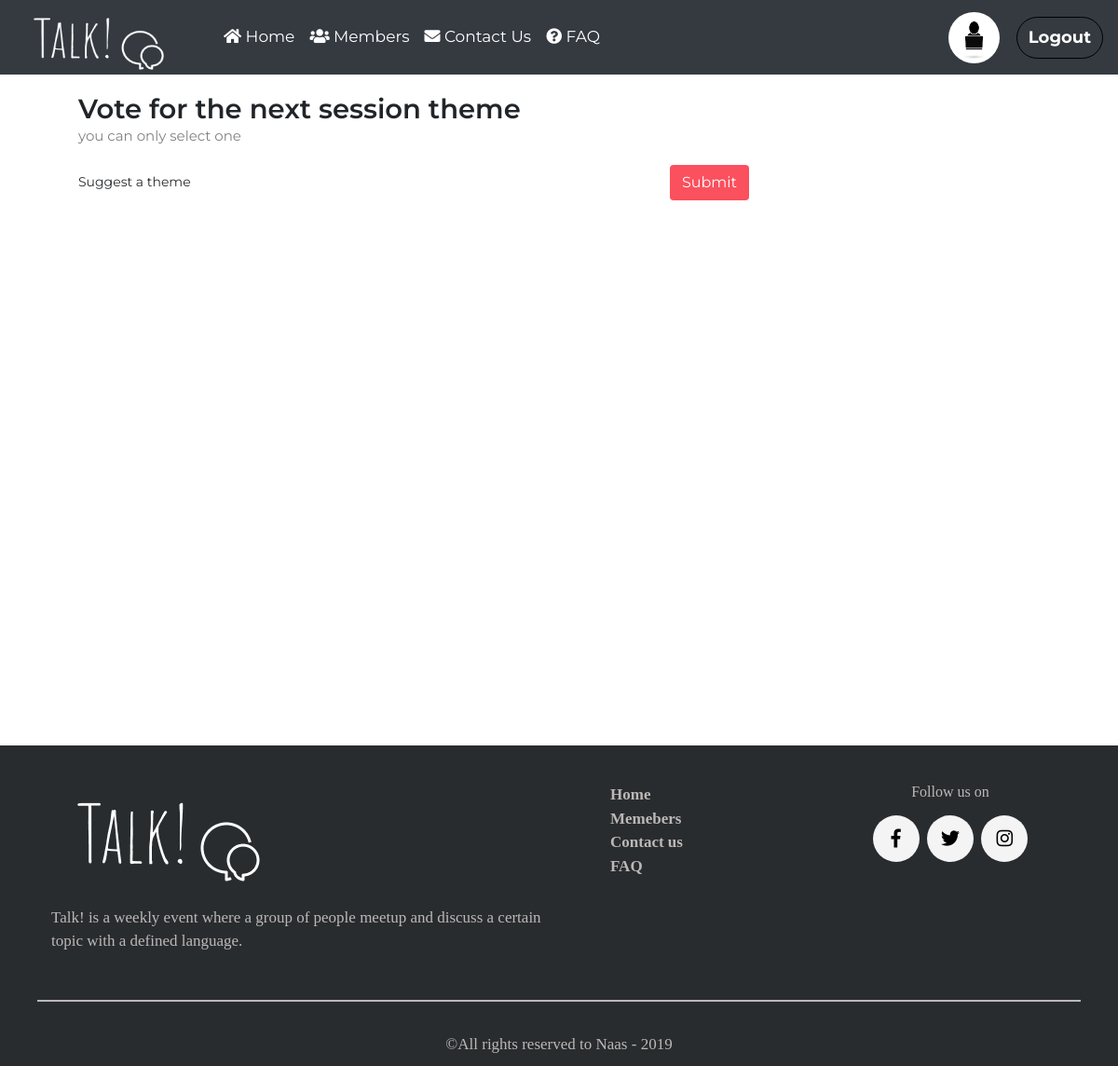
Before: /home (signed in) with the older database file.
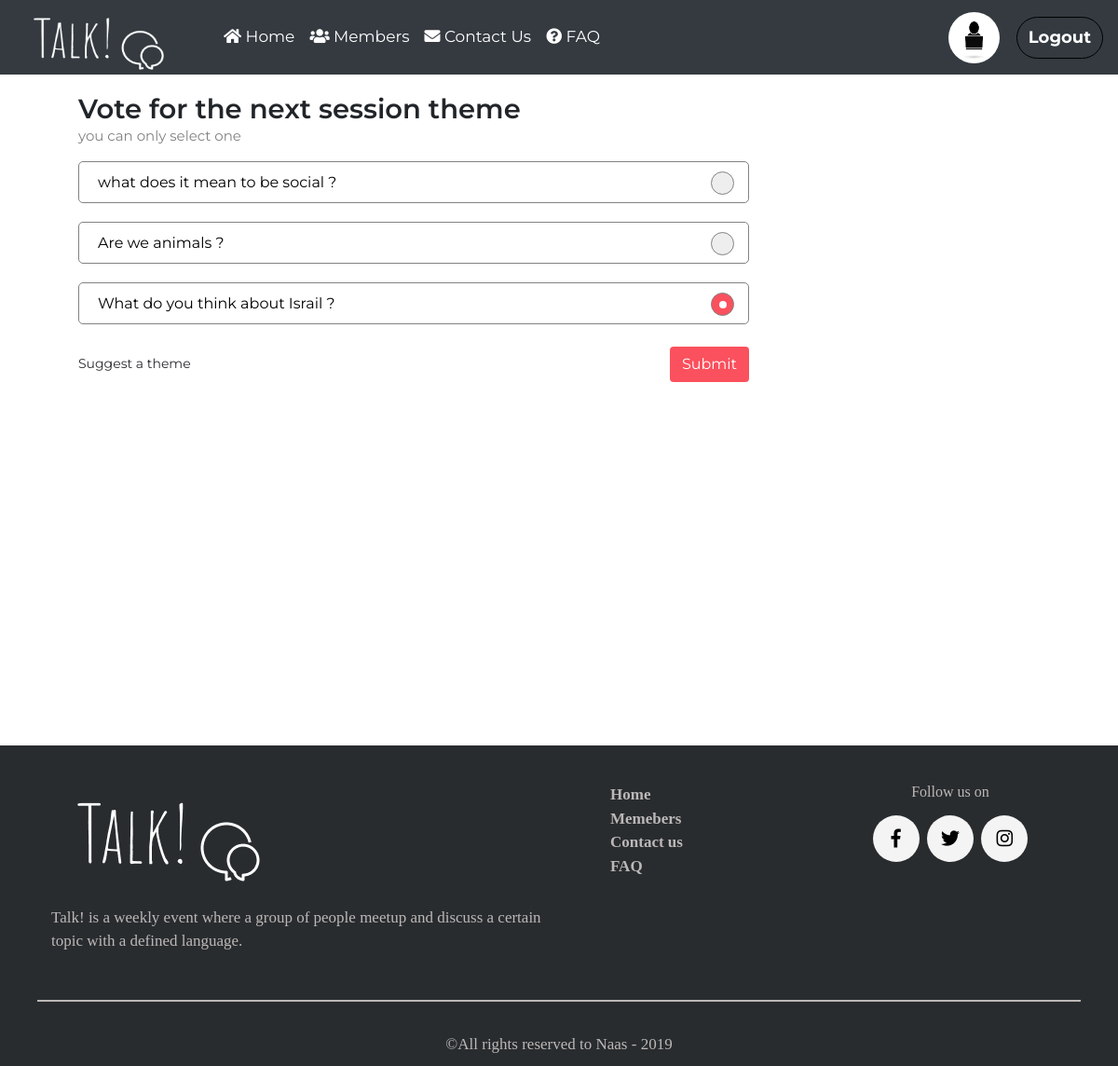
After: the same page with the newer database file.
### Main/models.py (models this page shows, shortened)
class Profile (models.Model):
    user = models.OneToOneField(User,on_delete=models.CASCADE,related_name="profile")
    image = models.ImageField(null=True,upload_to='profile_pics',default='profile_pics/man.png')
    birthday = models.DateField(null=True,default=datetime.date.today )
    bio = models.TextField(null=True)

class Theme(models.Model):
    context = models.TextField()

### Main/views.py (the view)
# urls.py: path('home',views.homeLogged,name='home'),
@login_required
def homeLogged(request):
    themes = Theme.objects.all()
    context = {
        'themes':themes
    }
    return render(request,'Main/home.html',context)

### Main/templates/Main/home.html (shortened to what this page needs)
<!DOCTYPE html>
{% load static %}
<html>
<head>
	<link rel="stylesheet" href={% static "css/bootstrap.min.css" %}>
		<link rel="stylesheet" href="{% static "css/animate.css" %}">
	<link rel="stylesheet" href={% static "css/main.css" %}>
	<link rel="stylesheet"
		href="https://use.fontawesome.com/releases/v5.5.0/css/all.css"
>
</head>
<body>
	<nav class="navbar navbar-expand-md navbar-dark bg-dark navbar-fixed-top navbar_profile">
  	<a class="navbar-brand" id="logo" href="/">
    	<img src={% static "images/Logo.png" %} width="160" height="70" class="d-inline-block align-top" alt="">
  	</a>
  <div class="collapse navbar-collapse" id="navbarNav">
    <ul class="navbar-nav ">
      <li class="nav-item active">
        <a class="nav-link" href="{% url 'home' %}"><i class="fas fa-home"></i>&nbsp;Home</a>
      </li>
      <li class="nav-item">
        <a class="nav-link" href="#"><i class="fa fa-users"></i>&nbsp;Members</a>
      </li>
      <li class="nav-item">
        <a class="nav-link" href="#"><i class="fas fa-envelope"></i>&nbsp;Contact Us</a>
			</li>
			<li class="nav-item">
        <a class="nav-link" href="#"><i class="fa fa-question-circle"></i>&nbsp;FAQ</a>
      </li>
    </ul>
    <ul class="navbar-nav ml-auto">
      <li class="nav-item active">
        <a class="nav-link" href="{% url 'profile' request.user.id %}"><img src="{{ user.profile.image.url }}" id="profile_pic"></a>
      </li>
      <li class="nav-item">
        <a class="nav-link" href="{% url 'logout' %} " id="Logout">Logout</a>
      </li>
  	</ul>
  </div>
</nav>
<form id="vote">
    <h1>Vote for the next session theme</h1>
    <p>you can only select one</p>
    <ul>
        {% for th in themes%}
        <li class="vote_choice activeV">
            <p>{{th.context}}</p>
            <label class="container-chk">
                <span class="checkmark"></span>
            </label>
        </li>
        {% endfor %}
        <li>
            <a href="{% url 'theme' %}">Suggest a theme</a>
            <input type="submit" class="btn" id="submit_vote" value="Submit">
        </li>
    </ul>
</form>
<footer>
    <div class="container">
        <div class="row">
            <div class="col-md-6">
                <a href="/">
                    <img src="{% static "images/Logo.png" %}" class="logo" />
                    <br>
                </a><br>
                <p>
                    Talk! is a weekly event where a group of people
                    meetup and discuss a certain topic with a defined language.
                </p>
                <br>
            </div>
            <div class="col-md-3">
                <ul>
                    <li><a href="#">Home</a></li>
                    <li><a href="#">Memebers</a></li>
                    <li><a href="#">Contact us</a></li>
                    <li><a href="#">FAQ</a></li>
                </ul>
            </div>
            <div class="col-md-3">
                <h6 align="center">Follow us on</h6>
                <div class="social-media-icons">
                        <a href="https://www.facebook.com/"><i class="fab fa-facebook-f"></i></a>
                        <a href="https://www.instagram.com/"><i class="fab fa-twitter"></i></a>
                        <a href="https://www.twitter.com/"><i class="fab fa-instagram"></i></a>
                </div>
            </div>
        </div>
    </div>
    <hr>
    <p align="center">&copy;All rights reserved to Naas - 2019</p>
</footer>
</body>
</html>

### Main/static/css/main.css (style rules this page uses)
body { font:14px/1.5 Montserrat, Arial, sans-serif; padding:0; margin:0; }
nav { padding-top: 0.25rem; padding-bottom: 0.25rem; position: fixed !important; width: 100%; top:0; }
.navbar { background-color: rgba(52, 58, 64,0) !important; transition: 0.5s; }
.navbar-dark .navbar-nav .nav-link { color: #ffffff }
nav ul:first-of-type { margin-left: 40px; font-size: 17px; }
nav ul:last-of-type { font-size: 18px; font-weight: bold; }
#profile_pic { height: 55px; width: 55px; border-radius: 50%; }
.navbar_profile { background-color: rgba(52, 58, 64) !important; z-index: 9999999; height: 80px; }
#Logout { margin-top: 13px; margin-left: 10px; border: 1.3px solid black; border-radius:30px; display: inline-block; padding: 8px 12px; }
footer { padding: 40px 40px 10px 40px; background-color: #292c2f; color: rgb(188, 184, 183); font:17px/1.5 Montserat; }
footer ul { list-style: none; }
footer ul li a { color: rgb(188, 184, 183); font:17px/1.5 Montserat; font-weight: bold; }
footer .social-media-icons { text-align: center; }
footer .social-media-icons .fab { padding: 15px; font-size: 20px; width: 50px; text-align: center; text-decoration: none; margin: 8px 2px; border-radius: 50%; color: black; background-color: rgb(244, 244, 244); transition: 0.3s; }
footer hr { border: 1px solid rgb(188, 184, 183); }
footer p { margin-bottom: 0 !important; }
hr { border: 0.5px solid #434343; margin-top: 25px; margin-bottom: 33px; }
#vote { padding-top: 100px; padding-left: 7vw; height: 100vh; }
#vote h1 { font-weight: 600; font-size: 29px; margin-bottom: 0; }
#vote > p { color: #828282; font-size: 15px; }
#vote ul { margin: 0; padding: 0; }
#vote ul li { text-decoration: none; list-style-type: none; min-height: 45px; width: 60vw; display:flex; align-items:center; margin: 0; padding: 0; margin-bottom: 20px; }
#vote .vote_choice { padding-left: 20px; border: 1px solid #828282; border-radius: 5px; position: relative; }
#vote li p { margin:7px 0; }
#vote .vote_choice p { color: #000000; font-size: 16px; width: 80%; }
.container-chk { display: block; position: relative; margin-bottom: 12px; margin-top: -12px; cursor: pointer; font-size: 22px; -webkit-user-select: none; -moz-user-select: none; -ms-user-select: none; user-select: none; margin-left: auto; margin-right: 40px; }
.checkmark { position: absolute; top: 0; left: 0; height: 25px; width: 25px; background-color: #eee; border-radius: 50%; border: 1px solid #828282; }
.container-chk input:checked ~ .checkmark { background-color: #FB505D; }
.checkmark:after { content: ""; position: absolute; display: none; }
.container-chk input:checked ~ .checkmark:after { display: block; }
.container-chk .checkmark:after { top: 8px; left: 8px; width: 8px; height: 8px; border-radius: 50%; background: white; }
#submit_vote { margin-left: auto; background-color: #FB505D; color: white; }
#vote a { color:#292C2F; font-size: 14px; }

Changed rows visible on the page:
added Theme: context "what does it mean to be social ?"
added Theme: context "Are we animals ?"
added Theme: context "What do you think about Israil ?"
